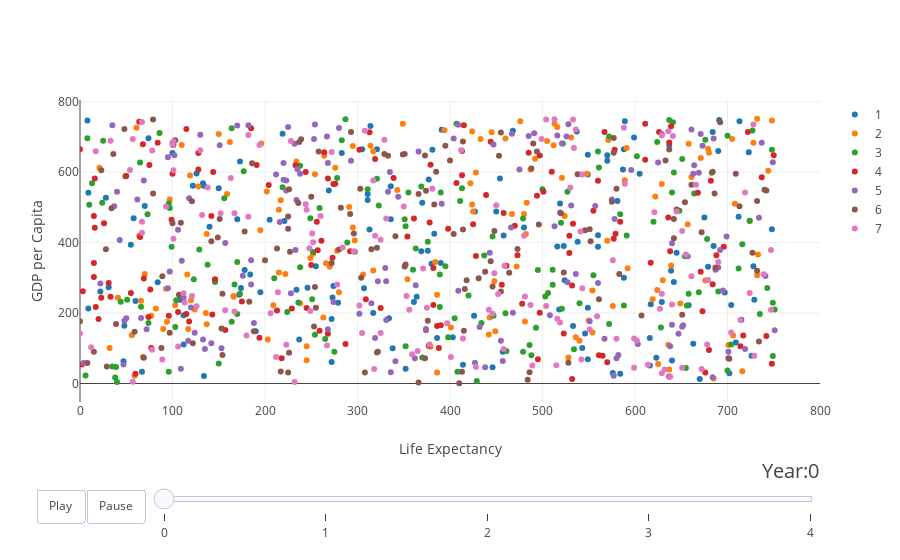

This figure's notebook cell:
### Code cell
iplot(figure)

### Figure 1 — Plotly figure (JSON) as saved in the notebook; plotly's stock layout.template omitted (floating-point values rounded to 4 significant figures; data arrays with more than 128 entries replaced by an {"elided": "..."} marker saying what was removed)
{"data": [{"mode": "markers", "name": "1", "text": {"elided": "143 str values"}, "type": "scatter", "uid": "ad22369a-c27b-11e8-927e-cc3d82712ca8", "x": {"elided": "143 int values"}, "y": {"elided": "143 int values"}}, {"mode": "markers", "name": "2", "text": {"elided": "143 str values"}, "type": "scatter", "uid": "ad22369b-c27b-11e8-927e-cc3d82712ca8", "x": {"elided": "143 int values"}, "y": {"elided": "143 int values"}}, {"mode": "markers", "name": "3", "text": {"elided": "143 str values"}, "type": "scatter", "uid": "ad22369c-c27b-11e8-927e-cc3d82712ca8", "x": {"elided": "143 int values"}, "y": {"elided": "143 int values"}}, {"mode": "markers", "name": "4", "text": {"elided": "143 str values"}, "type": "scatter", "uid": "ad22369d-c27b-11e8-927e-cc3d82712ca8", "x": {"elided": "143 int values"}, "y": {"elided": "143 int values"}}, {"mode": "markers", "name": "5", "text": {"elided": "143 str values"}, "type": "scatter", "uid": "ad22369e-c27b-11e8-927e-cc3d82712ca8", "x": {"elided": "143 int values"}, "y": {"elided": "143 int values"}}, {"mode": "markers", "name": "6", "text": {"elided": "143 str values"}, "type": "scatter", "uid": "ad22369f-c27b-11e8-927e-cc3d82712ca8", "x": {"elided": "143 int values"}, "y": {"elided": "143 int values"}}, {"mode": "markers", "name": "7", "text": {"elided": "142 str values"}, "type": "scatter", "uid": "ad2236a0-c27b-11e8-927e-cc3d82712ca8", "x": {"elided": "142 int values"}, "y": {"elided": "142 int values"}}], "layout": {"hovermode": "closest", "sliders": [{"active": 0, "currentvalue": {"font": {"size": 20}, "prefix": "Year:", "visible": true, "xanchor": "right"}, "len": 0.9, "pad": {"b": 10, "t": 50}, "steps": [{"args": [[0], {"frame": {"duration": 3, "redraw": true}, "mode": "immediate", "transition": {"duration": 300}}], "label": "0", "method": "animate"}, {"args": [[1], {"frame": {"duration": 3, "redraw": true}, "mode": "immediate", "transition": {"duration": 300}}], "label": "1", "method": "animate"}, {"args": [[2], {"frame": {"duration": 3, "redraw": true}, "mode": "immediate", "transition": {"duration": 300}}], "label": "2", "method": "animate"}, {"args": [[3], {"frame": {"duration": 3, "redraw": true}, "mode": "immediate", "transition": {"duration": 300}}], "label": "3", "method": "animate"}, {"args": [[4], {"frame": {"duration": 3, "redraw": true}, "mode": "immediate", "transition": {"duration": 300}}], "label": "4", "method": "animate"}], "transition": {"duration": 300, "easing": "cubic-in-out"}, "x": 0.1, "xanchor": "left", "y": 0, "yanchor": "top"}], "updatemenus": [{"buttons": [{"args": [null, {"frame": {"duration": 500, "redraw": false}, "fromcurrent": true, "transition": {"duration": 300, "easing": "quadratic-in-out"}}], "label": "Play", "method": "animate"}, {"args": [[null], {"frame": {"duration": 0, "redraw": false}, "mode": "immediate", "transition": {"duration": 0}}], "label": "Pause", "method": "animate"}], "direction": "left", "pad": {"r": 10, "t": 87}, "showactive": false, "type": "buttons", "x": 0.1, "xanchor": "right", "y": 0, "yanchor": "top"}], "xaxis": {"range": [0, 800], "title": "Life Expectancy"}, "yaxis": {"title": "GDP per Capita"}}}
